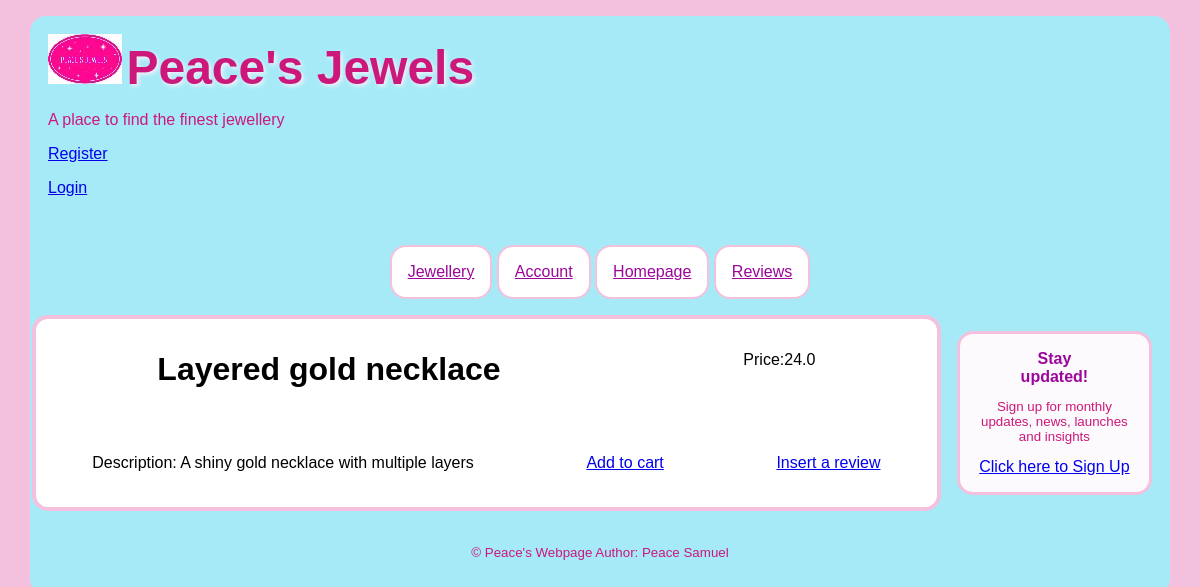
/jewellery/3, run on the app's committed database.
### tables this page shows
CREATE TABLE jewellery
(
    jewellery_id INTEGER PRIMARY KEY AUTOINCREMENT,
    name TEXT NOT NULL,
    price REAL NOT NULL,
    description TEXT NOT NULL
);

### app.py (the view)
@app.route("/jewellery/<int:jewellery_id>")
def jewel(jewellery_id):
    db = get_db()
    jewel = db.execute("""SELECT * FROM jewellery
                        WHERE jewellery_id = ?;""", (jewellery_id,)).fetchone()
    return render_template("jewellery.html", jewel=jewel)

### app.py (called while the page is built)
@app.before_request
def load_logged_in_user():
    g.user = session.get("user_id", None)

### database.py (called while the page is built)
def get_db():
    if "db" not in g:
        g.db = sqlite3.connect(DATABASE,
            detect_types=sqlite3.PARSE_DECLTYPES
        )
        g.db.row_factory = sqlite3.Row
    return g.db

### ca1/templates/jewellery.html
{% extends "base.html" %}
{% block main %}
    <h1>{{ jewel["name"] }}</h1>
    <p>
        Price:{{ jewel["price"] }}
    </p>
    <p>
        Description: {{ jewel["description"] }}
    </p>
    <p>
        <a href="{{ url_for('add_to_cart', jewellery_id=jewel['jewellery_id']) }}">Add to cart</a>
    </p>
    <p>
        <a href="{{ url_for('insert_review') }}">Insert a review</a>
    </p>
{% endblock %}

### ca1/static/styles.css (style rules this page uses)
*, *:before,*:after { box-sizing: border-box; }
:root { --base-bgcolor: rgb(243, 193, 221); --main-color: rgb(204, 24, 123); --main-bgcolor: rgb(166, 234, 247); --component-color: black; --component-bgcolor:white; --special-textcolor: rgb(155, 7, 155); font-family:'Franklin Gothic Medium', 'Arial Narrow', Arial, sans-serif; font-size: 16px; }
html { background-color: var(--base-bgcolor); }
body { color: var(--main-color); background-color: var(--main-bgcolor); border: solid 2px var(--main-bgcolor); border-radius: 2rem; width: 80%; margin: 0 auto; }
main >*, main >section>* { margin: 1rem; padding: 1rem; }
@media screen and (min-width: 300px) { body { border-radius: 1rem; width: 95%; margin: auto auto; } }
@media screen and (min-width: 450px) { body { border-radius: 1rem; width: 95%; margin: 1rem auto; } }
@media screen and  (min-width: 1000px) { body { display: grid; grid-template-columns: 80% 20%; grid-template-rows: auto; grid-template-areas: "upper-top upper-top" "lower-top lower-top" "middle-left middle-right" "bottom bottom"; } }

### data on the page
jewellery: name "Layered gold necklace", price "24.0", description "A shiny gold necklace with multiple layers"
